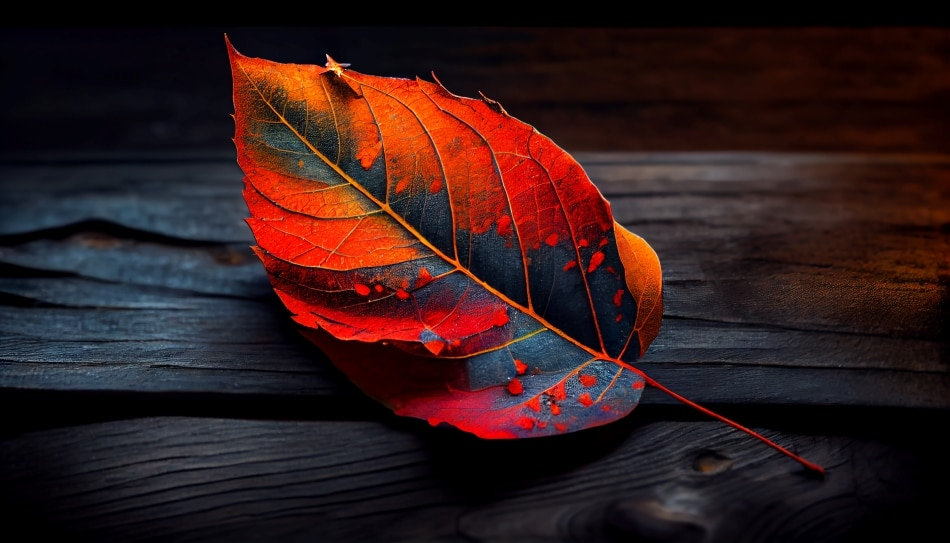
#> input picture Parcial 1/img1.jpg, 950 x 543 px, found by its file name
$ python practica2.py
#> lines starting #> are read from the running program, lines starting #| are printed output that depends on the picture
import cv2

img = cv2.imread('Parcial 1/img1.jpg')
#> img is the input picture: shape (543, 950, 3); mean B, G, R 26.9, 26.3, 49.9
copia_img = img.copy()
copia_img = cv2.cvtColor(copia_img, cv2.COLOR_BGR2HSV)
#> copia_img: shape (543, 950, 3); mean H, S, V 75.2, 134.2, 56.1
h,s,v = cv2.split(copia_img)
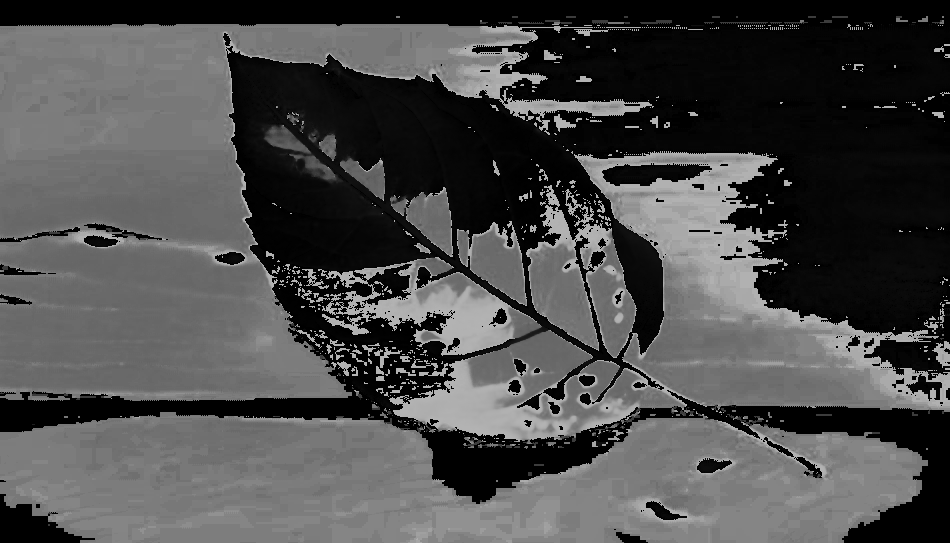
#> h: shape (543, 950); min 0, max 179, mean 75.2
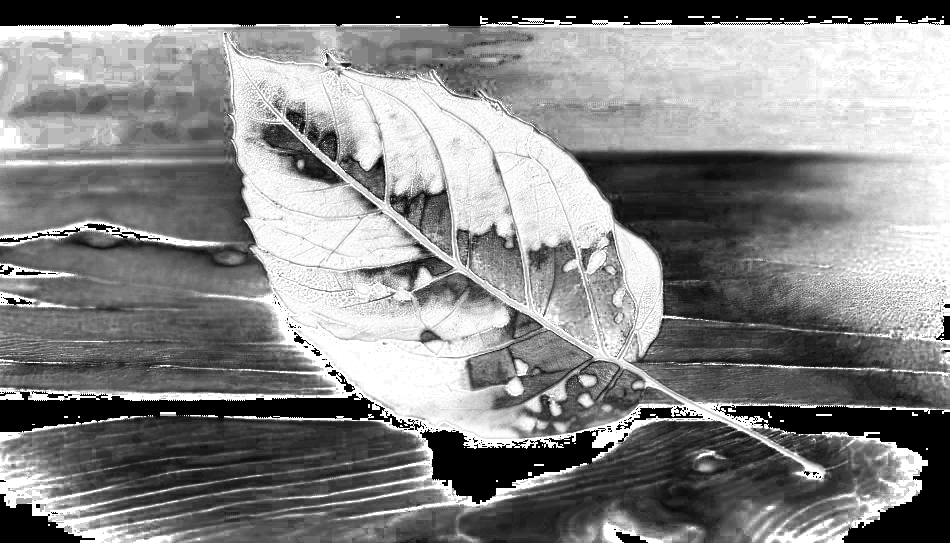
#> s: shape (543, 950); min 0, max 255, mean 134.2
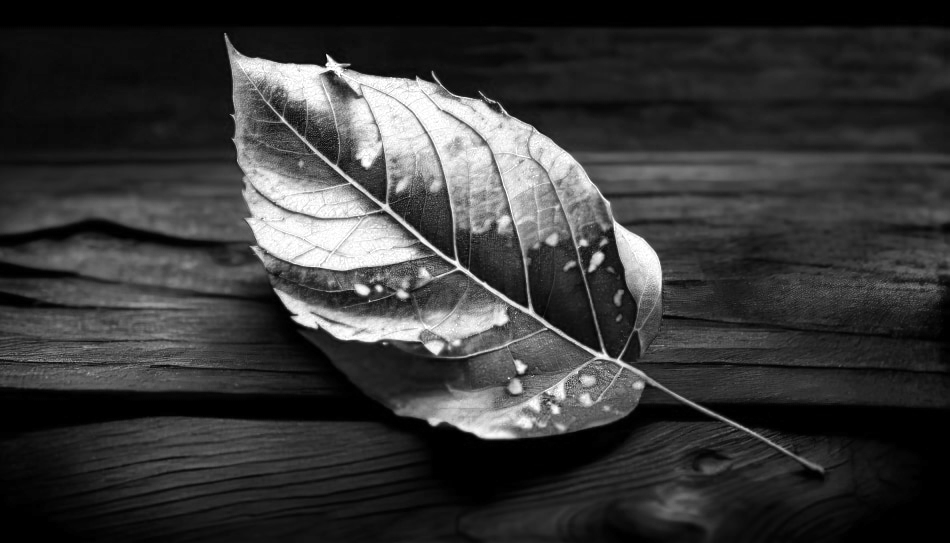
#> v: shape (543, 950); min 0, max 255, mean 56.1
# [7 lines of commented-out code are left out]
r,g,b = cv2.split(img)
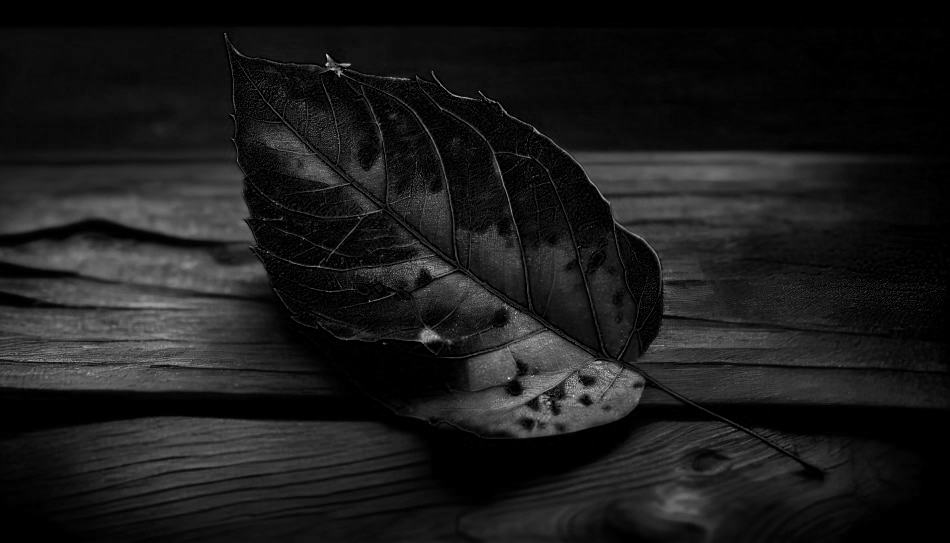
#> r: shape (543, 950); min 0, max 226, mean 26.9
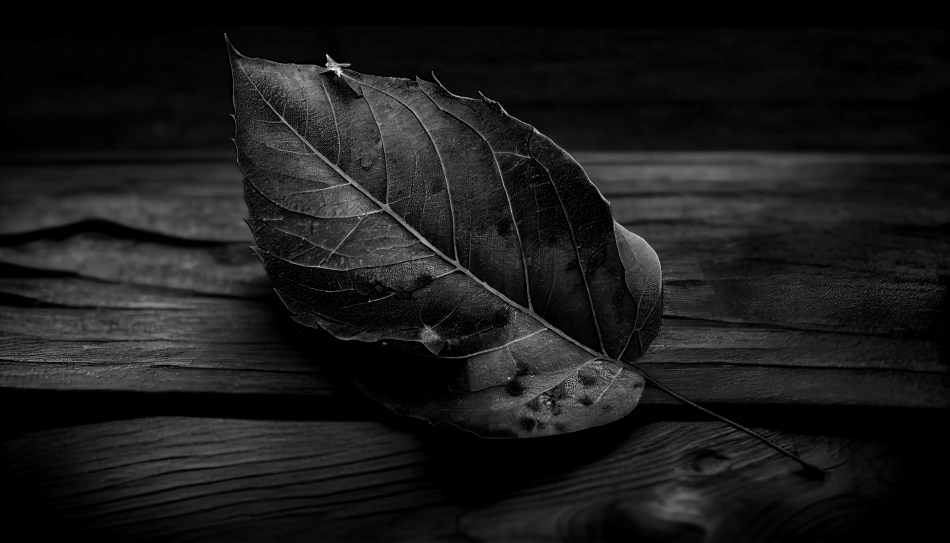
#> g: shape (543, 950); min 0, max 244, mean 26.3
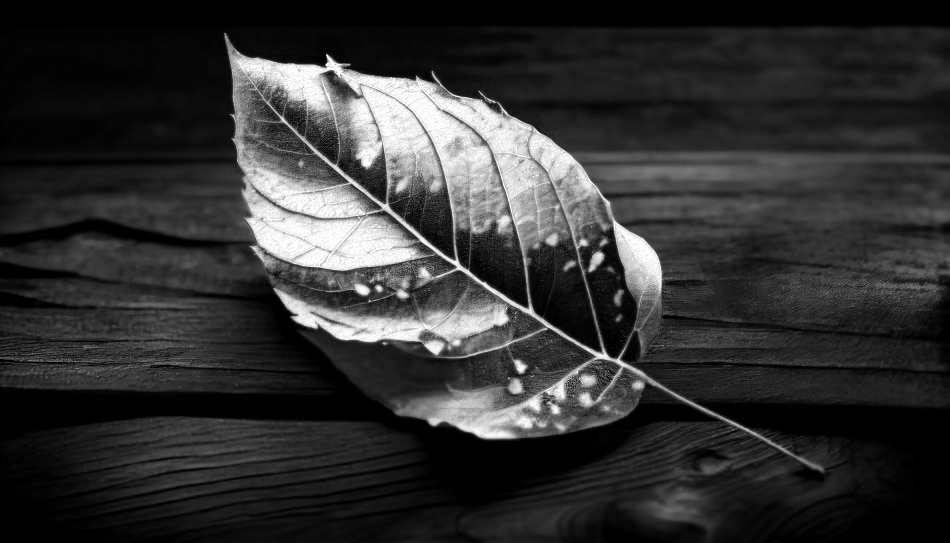
#> b: shape (543, 950); min 0, max 255, mean 49.9
cv2.namedWindow('R', cv2.WINDOW_NORMAL)
cv2.imshow('R', r)
cv2.namedWindow('G', cv2.WINDOW_NORMAL)
cv2.imshow('G', g)
cv2.namedWindow('B', cv2.WINDOW_NORMAL)
cv2.imshow('B', b)
# [6 lines of commented-out code are left out]
cv2.namedWindow('Image', cv2.WINDOW_NORMAL)
cv2.imshow('Image', img)

cv2.waitKey(0)
cv2.destroyAllWindows()
